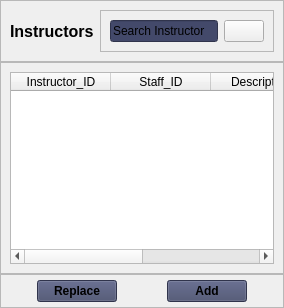
            <widget class="QWidget" name="instructors">
             <layout class="QVBoxLayout" name="verticalLayout_11">
              <property name="spacing">
               <number>0</number>
              </property>
              <property name="leftMargin">
               <number>0</number>
              </property>
              <property name="topMargin">
               <number>0</number>
              </property>
              <property name="rightMargin">
               <number>0</number>
              </property>
              <property name="bottomMargin">
               <number>0</number>
              </property>
              <item alignment="Qt::AlignTop">
               <widget class="QFrame" name="instructor_upper_frame">
                <property name="frameShape">
                 <enum>QFrame::StyledPanel</enum>
                </property>
                <property name="frameShadow">
                 <enum>QFrame::Raised</enum>
                </property>
                <layout class="QHBoxLayout" name="horizontalLayout_23">
                 <item>
                  <widget class="QLabel" name="instructor_window_label">
                   <property name="font">
                    <font>
                     <pointsize>12</pointsize>
                     <weight>75</weight>
                     <bold>true</bold>
                    </font>
                   </property>
                   <property name="text">
                    <string>Instructors</string>
                   </property>
                  </widget>
                 </item>
                 <item alignment="Qt::AlignRight">
                  <widget class="QFrame" name="instructor_search_frame">
                   <property name="frameShape">
                    <enum>QFrame::StyledPanel</enum>
                   </property>
                   <property name="frameShadow">
                    <enum>QFrame::Raised</enum>
                   </property>
                   <layout class="QHBoxLayout" name="horizontalLayout_22">
                    <item>
                     <widget class="QLineEdit" name="instructor_lineEdit">
                      <property name="styleSheet">
                       <string notr="true">background-color: rgb(67, 73, 106);</string>
                      </property>
                      <property name="text">
                       <string>Search Instructor</string>
                      </property>
                     </widget>
                    </item>
                    <item>
                     <widget class="QPushButton" name="instructor_search_button">
                      <property name="text">
                       <string/>
                      </property>
                      <property name="icon">
                       <iconset resource="icons.qrc">
                        <normaloff>:/icons/icons/icons8-search-30.png</normaloff>:/icons/icons/icons8-search-30.png</iconset>
                      </property>
                     </widget>
                    </item>
                   </layout>
                  </widget>
                 </item>
                </layout>
               </widget>
              </item>
              <item>
               <widget class="QFrame" name="instructor_central_frame">
                <property name="frameShape">
                 <enum>QFrame::StyledPanel</enum>
                </property>
                <property name="frameShadow">
                 <enum>QFrame::Raised</enum>
                </property>
                <layout class="QVBoxLayout" name="verticalLayout_12">
                 <item>
                  <widget class="QTableWidget" name="instructor_tableWidget">
                   <column>
                    <property name="text">
                     <string>Instructor_ID</string>
                    </property>
                   </column>
                   <column>
                    <property name="text">
                     <string>Staff_ID</string>
                    </property>
                   </column>
                   <column>
                    <property name="text">
                     <string>Description</string>
                    </property>
                   </column>
                   <column>
                    <property name="text">
                     <string>Teaching_Object</string>
                    </property>
                   </column>
                  </widget>
                 </item>
                </layout>
               </widget>
              </item>
              <item alignment="Qt::AlignBottom">
               <widget class="QFrame" name="instructor_lower_frame">
                <property name="frameShape">
                 <enum>QFrame::StyledPanel</enum>
                </property>
                <property name="frameShadow">
                 <enum>QFrame::Raised</enum>
                </property>
                <layout class="QHBoxLayout" name="horizontalLayout_24">
                 <property name="spacing">
                  <number>50</number>
                 </property>
                 <property name="leftMargin">
                  <number>0</number>
                 </property>
                 <property name="topMargin">
                  <number>5</number>
                 </property>
                 <property name="rightMargin">
                  <number>0</number>
                 </property>
                 <property name="bottomMargin">
                  <number>5</number>
                 </property>
                 <item alignment="Qt::AlignRight">
                  <widget class="QPushButton" name="instructor_replace_button">
                   <property name="font">
                    <font>
                     <weight>75</weight>
                     <bold>true</bold>
                    </font>
                   </property>
                   <property name="styleSheet">
                    <string notr="true">background-color: rgb(67, 73, 106);</string>
                   </property>
                   <property name="text">
                    <string>Replace</string>
                   </property>
                  </widget>
                 </item>
                 <item alignment="Qt::AlignLeft">
                  <widget class="QPushButton" name="instructor_add_button">
                   <property name="font">
                    <font>
                     <weight>75</weight>
                     <bold>true</bold>
                    </font>
                   </property>
                   <property name="styleSheet">
                    <string notr="true">background-color: rgb(67, 73, 106);</string>
                   </property>
                   <property name="text">
                    <string>Add</string>
                   </property>
                  </widget>
                 </item>
                </layout>
               </widget>
              </item>
             </layout>
            </widget>
